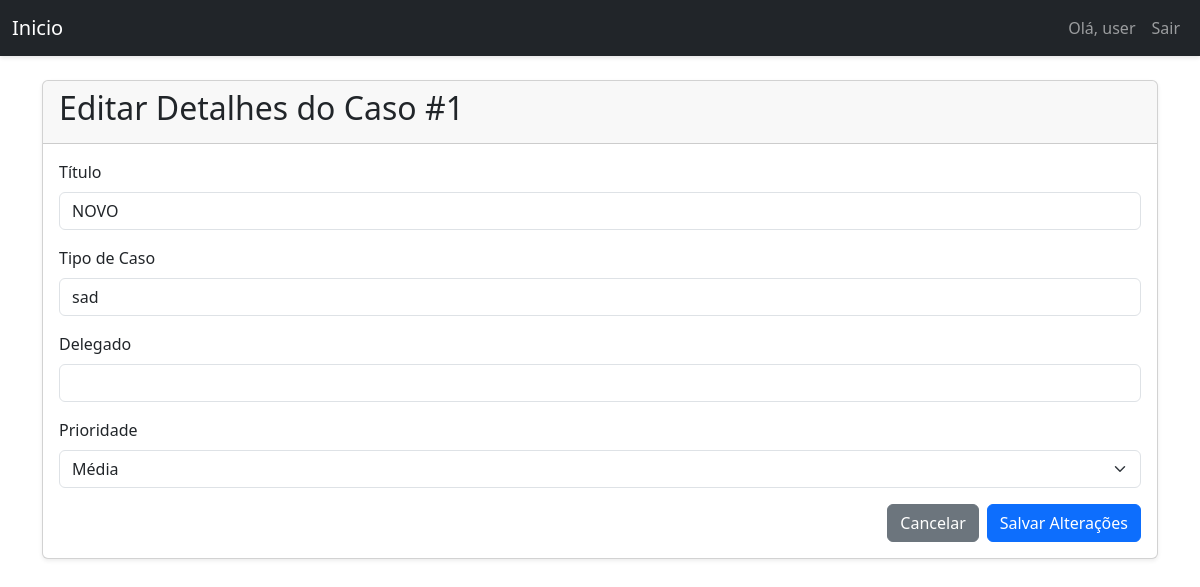
/ticket/1/edit (signed in), run on an earlier commit of the app's database.
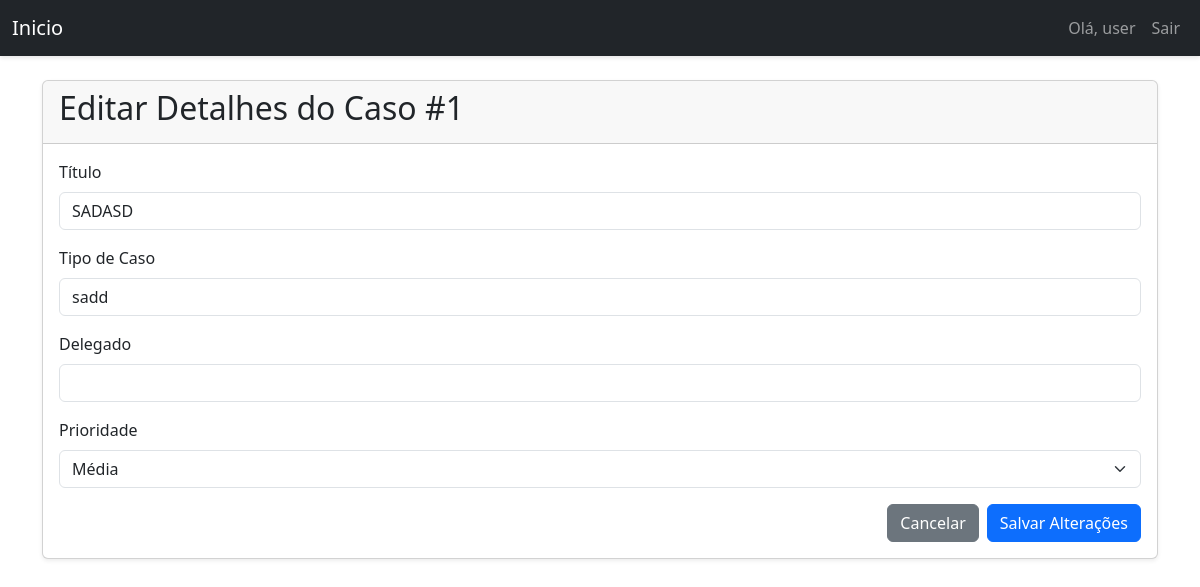
And on a later commit of the database.
### models.py (models this page shows, shortened)
class Ticket(db.Model):
    id = db.Column(db.Integer, primary_key=True)
    ticket_code = db.Column(db.String(30), unique=True)
    title = db.Column(db.String(140))
    description = db.Column(db.Text)
    case_number = db.Column(db.String(50))
    status = db.Column(db.String(20), default='Em Análise')
    priority = db.Column(db.String(20), default='Média')
    created_at = db.Column(db.DateTime, index=True, default=datetime.utcnow)
    updated_at = db.Column(db.DateTime, index=True, default=datetime.utcnow)
    user_id = db.Column(db.Integer, db.ForeignKey('user.id'))
    delegado = db.Column(db.String(100))
    comments = db.relationship('Comment', backref='ticket', lazy='dynamic', cascade="all, delete-orphan")
    attachments = db.relationship('Attachment', backref='ticket', lazy='dynamic', cascade="all, delete-orphan")
    todos = db.relationship('TodoItem', backref='ticket', lazy='dynamic', cascade="all, delete-orphan")

### triagem/routes/ticket.py (the view, shortened to what this page needs)
@ticket_bp.route('/<int:ticket_id>/edit', methods=['GET', 'POST'])
@login_required
@ticket_permission_required
def edit_ticket(ticket):
    return render_template('edit_ticket.html', ticket=ticket)

### triagem/routes/ticket.py (called while the page is built)
def ticket_permission_required(f):
    @wraps(f)
    def decorated_function(ticket_id, *args, **kwargs):
        ticket = Ticket.query.get_or_404(ticket_id)
        if not (current_user.is_admin or ticket.user_id == current_user.id):
            flash('Você não tem permissão para acessar este caso.', 'danger')
            return redirect(url_for('dashboard.dashboard'))
        return f(ticket, *args, **kwargs)
    return decorated_function

### triagem/templates/edit_ticket.html (shortened to what this page needs)
{% extends "base.html" %}
{% block content %}
<div class="card mb-4">
    <div class="card-header">
        <h2>Editar Detalhes do Caso #{{ ticket.id }}</h2>
    </div>
    <div class="card-body">
        <form method="POST" action="{{ url_for('ticket.edit_ticket', ticket_id=ticket.id) }}">
            <div class="mb-3">
                <label for="title" class="form-label">Título</label>
                <input type="text" class="form-control" id="title" name="title" value="{{ ticket.title }}" required>
            </div>
            <div class="mb-3">
                <label for="case_number" class="form-label">Tipo de Caso</label>
                <input type="text" class="form-control" id="case_number" name="case_number" value="{{ ticket.case_number }}" required>
            </div>
            <div class="mb-3">
                <label for="delegado" class="form-label">Delegado</label>
                <input type="text" class="form-control" id="delegado" name="delegado" value="{{ ticket.delegado }}">
            </div>
            <div class="mb-3">
                <label for="priority" class="form-label">Prioridade</label>
                <select name="priority" id="priority" class="form-select">
                    <option value="Média" {% if ticket.priority == 'Média' %}selected{% endif %}>Média</option>
                </select>
            </div>
            <div class="d-flex justify-content-end gap-2 mt-3">
                <a href="{{ url_for('ticket.view_ticket', ticket_id=ticket.id) }}" class="btn btn-secondary">Cancelar</a>
                <button type="submit" class="btn btn-primary">Salvar Alterações</button>
            </div>
        </form>
    </div>
</div>
{% endblock %}

What changed in the data, as far as the page shows it:
changed Ticket "Média": title "NOVO" → "SADASD"; case_number "sad" → "sadd"
